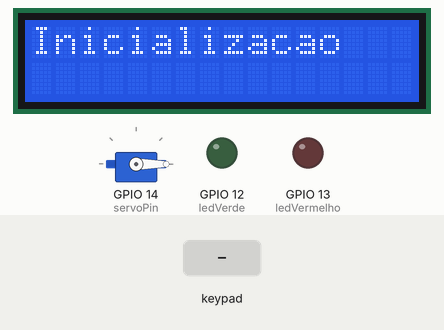
Recording of a sketch running on a simulated ESP32. Shown: 16×2 character LCD, servo, output pins drawn as LEDs (lit = HIGH). Inputs (shaded band) come from the test bench. What the sketch prints to the serial monitor is not drawn.

Above: at 1.2 s.
1.3 s: keypad keys 1 2 3 4 5 6 7 8 * pressed 0.4 s apart
At 4.8 s:
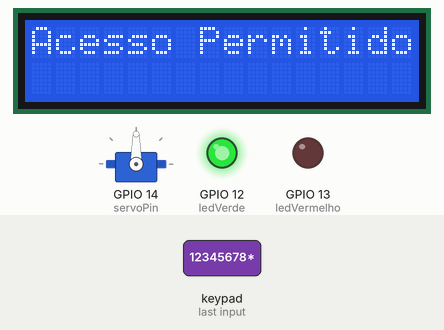
6.4 s: key '*' pressed
9.4 s: keypad keys 1 5 2 4 1 6 # pressed 0.4 s apart
At 13.1 s:
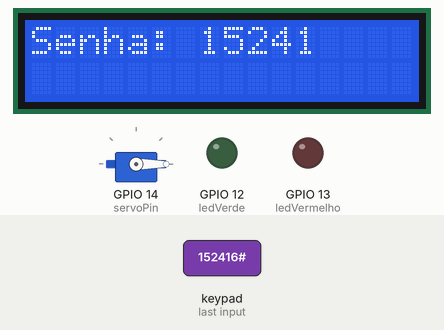
13.7 s: key '1' pressed
At 14.2 s:
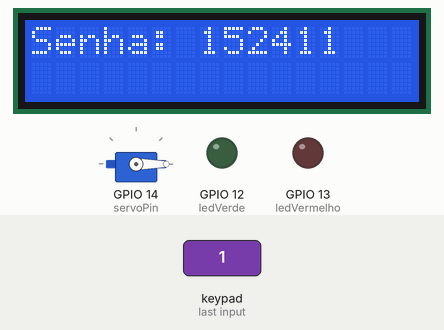
Timing chart, 0 to 16.2 s (numbered marks = the images above; inputs shaded):
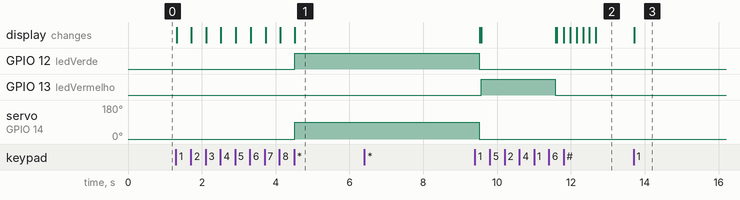

The sketch:

sketch.ino
```cpp
#include <Wire.h>
#include <LiquidCrystal_I2C.h>
#include <Keypad.h>
#include <ESP32Servo.h>
 // Certifique-se de incluir a biblioteca VarServo conforme instruído

// --- Configuração do LCD ---
LiquidCrystal_I2C lcd(0x27, 16, 2); // Endereço 0x27, 16 colunas e 2 linhas

// --- Configuração do Teclado Matricial ---
const byte ROWS = 4; // 4 linhas
const byte COLS = 4; // 4 colunas

// Definição dos caracteres do teclado
char keys[ROWS][COLS] = {
  {'1','2','3','A'},
  {'4','5','6','B'},
  {'7','8','9','C'},
  {'*','0','#','D'}
};
// Observe: Usaremos '*' como confirmar e '#' como apagar (backspace).
// Os outros botões (A, B, C e D) podem ser ignorados ou customizados, mas no nosso projeto apenas os numéricos, '*' e '#' serão utilizados.
byte rowPins[ROWS] = {15, 2, 4, 16};   // Pinos das linhas
byte colPins[COLS] = {17, 5, 18, 19};    // Pinos das colunas

Keypad keypad = Keypad( makeKeymap(keys), rowPins, colPins, ROWS, COLS );

// --- Configuração do Servo Motor ---
Servo servo;  // Objeto servo usando a biblioteca VarServo
const int servoPin = 14;  // Pino definido para o servo

// --- Configuração dos LEDs ---
const int ledVerde = 12;
const int ledVermelho = 13;

// --- Parâmetros do Sistema ---
const String senhaCorreta = "12345678";  // Senha padrão
String senhaDigitada = "";  // Armazena os dígitos digitados

// Tempos de delay
const unsigned long tempoPortaAberta = 5000; // 5 segundos para porta aberta
const unsigned long tempoAcessoNegado = 2000;  // 2 segundos para mensagem de acesso negado

// Função para limpar o estado e voltar à tela inicial
void resetSistema() {
  senhaDigitada = "";
  lcd.clear();
  lcd.setCursor(0,0);
  lcd.print("Inicializacao");

  digitalWrite(ledVerde, LOW);
  digitalWrite(ledVermelho, LOW);
  // Garante a porta fechada (posição 0°)
  servo.write(0);
}

void setup() {
  // Inicialização dos componentes
  Serial.begin(115200);

  // Inicia o LCD e exibe a mensagem inicial
  lcd.init();
  lcd.backlight();
  lcd.setCursor(0,0);
  lcd.print("Inicializacao");

  // Configuração dos LEDs como saída
  pinMode(ledVerde, OUTPUT);
  pinMode(ledVermelho, OUTPUT);
  digitalWrite(ledVerde, LOW);
  digitalWrite(ledVermelho, LOW);

  // Configuração do servo
  servo.attach(servoPin);
  servo.write(0);  // Inicia com a porta fechada

  // Mensagem inicial no Serial (opcional)
  Serial.println("Sistema Iniciado!");
}

void loop() {
  char tecla = keypad.getKey();

  if (tecla) {  // Se uma tecla foi pressionada
    // Se for número, adiciona até 8 dígitos
    if (tecla >= '0' && tecla <= '9') {
      if (senhaDigitada.length() < 8) {
        senhaDigitada += tecla;
        lcd.clear();
        lcd.setCursor(0,0);
        lcd.print("Senha: ");
        lcd.print(senhaDigitada);
        Serial.print("Digitado: ");
        Serial.println(senhaDigitada);
      }
    }
    // Se for '#' -> apaga o último dígito (backspace)
    else if (tecla == '#') {
      if (senhaDigitada.length() > 0) {
        senhaDigitada.remove(senhaDigitada.length()-1);
        lcd.clear();
        lcd.setCursor(0,0);
        lcd.print("Senha: ");
        lcd.print(senhaDigitada);
        Serial.print("Backspace: ");
        Serial.println(senhaDigitada);
      }
    }
    // Se for '*' -> confirma a senha digitada
    else if (tecla == '*') {
      lcd.clear();
      // Comparação da senha
      if (senhaDigitada == senhaCorreta) {
        // Senha correta
        lcd.setCursor(0,0);
        lcd.print("Acesso Permitido");
        digitalWrite(ledVerde, HIGH);
        Serial.println("Acesso Permitido");
        // Abre a porta (servo para 90°)
        servo.write(90);
        delay(tempoPortaAberta);
        // Fecha a porta após tempo estipulado
        servo.write(0);
        digitalWrite(ledVerde, LOW);
      } else {
        // Senha incorreta
        lcd.setCursor(0,0);
        lcd.print("Acesso Negado");
        digitalWrite(ledVermelho, HIGH);
        Serial.println("Acesso Negado");
        delay(tempoAcessoNegado);
        digitalWrite(ledVermelho, LOW);
      }
      // Reseta o sistema para nova tentativa
      resetSistema();
    }
  }
}
```

Measured:
- after the input at 1.3 s, GPIO 12 (ledVerde): LOW → HIGH after 3.2 s; servo on GPIO 14 (servoPin): 0° → 90° after 3.2 s; the display: first changes at once (image 1 shows a later state)
- after the input at 6.4 s, every drawn part: stays the same
- after the input at 9.4 s, the display: first differs from a run without the input after 2.2 s (image 2 shows a later state)
- after the input at 13.7 s, the display: changes at once (image 3)
